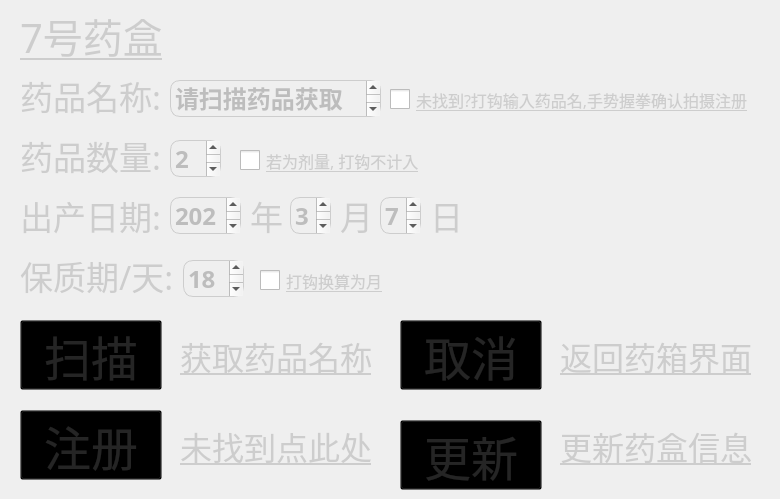
   <widget class="QWidget" name="page_5">
    <property name="styleSheet">
     <string notr="true">QWidget#page_5
{
	background-image: url(:/windows_img/resource_dir/src_img/background_img.png);
}</string>
    </property>
    <widget class="QLabel" name="label_60">
     <property name="geometry">
      <rect>
       <x>20</x>
       <y>60</y>
       <width>161</width>
       <height>71</height>
      </rect>
     </property>
     <property name="font">
      <font>
       <family>礼品卉自由落体</family>
       <pointsize>25</pointsize>
      </font>
     </property>
     <property name="styleSheet">
      <string notr="true">QLabel{
	color: #cdcdcd;
}</string>
     </property>
     <property name="text">
      <string>药品名称:</string>
     </property>
    </widget>
    <widget class="QTextEdit" name="textEdit_30">
     <property name="geometry">
      <rect>
       <x>170</x>
       <y>80</y>
       <width>211</width>
       <height>37</height>
      </rect>
     </property>
     <property name="font">
      <font>
       <family>礼品卉自由落体</family>
       <pointsize>18</pointsize>
       <bold>true</bold>
      </font>
     </property>
     <property name="styleSheet">
      <string notr="true">QTextEdit{
	color: #bdbdbd;
	border: 1px solid #cdcdcd;           /* 设置边框样式 */
                border-radius: 10px;               /* 设置圆角半径 */
	background-color: transparent; /* 背景色透明 */
}</string>
     </property>
     <property name="html">
      <string>&lt;!DOCTYPE HTML PUBLIC &quot;-//W3C//DTD HTML 4.0//EN&quot; &quot;http://www.w3.org/TR/REC-html40/strict.dtd&quot;&gt;
&lt;html&gt;&lt;head&gt;&lt;meta name=&quot;qrichtext&quot; content=&quot;1&quot; /&gt;&lt;meta charset=&quot;utf-8&quot; /&gt;&lt;style type=&quot;text/css&quot;&gt;
p, li { white-space: pre-wrap; }
hr { height: 1px; border-width: 0; }
li.unchecked::marker { content: &quot;\2610&quot;; }
li.checked::marker { content: &quot;\2612&quot;; }
&lt;/style&gt;&lt;/head&gt;&lt;body style=&quot; font-family:'礼品卉自由落体'; font-size:18pt; font-weight:700; font-style:normal;&quot;&gt;
&lt;p style=&quot; margin-top:0px; margin-bottom:0px; margin-left:0px; margin-right:0px; -qt-block-indent:0; text-indent:0px;&quot;&gt;请扫描药品获取&lt;/p&gt;&lt;/body&gt;&lt;/html&gt;</string>
     </property>
    </widget>
    <widget class="QCheckBox" name="checkBox">
     <property name="geometry">
      <rect>
       <x>390</x>
       <y>74</y>
       <width>381</width>
       <height>51</height>
      </rect>
     </property>
     <property name="font">
      <font>
       <family>礼品卉自由落体</family>
       <pointsize>12</pointsize>
       <underline>true</underline>
      </font>
     </property>
     <property name="styleSheet">
      <string notr="true">QCheckBox{
	color: #cdcdcd;
}
QCheckBox::indicator {
                width: 20px;    /* 设置复选框的宽度 */
                height: 20px;   /* 设置复选框的高度 */
}</string>
     </property>
     <property name="text">
      <string>未找到?打钩输入药品名,手势握拳确认拍摄注册</string>
     </property>
    </widget>
    <widget class="QLabel" name="label_61">
     <property name="geometry">
      <rect>
       <x>20</x>
       <y>120</y>
       <width>161</width>
       <height>71</height>
      </rect>
     </property>
     <property name="font">
      <font>
       <family>礼品卉自由落体</family>
       <pointsize>25</pointsize>
      </font>
     </property>
     <property name="styleSheet">
      <string notr="true">QLabel{
	color: #cdcdcd;
}</string>
     </property>
     <property name="text">
      <string>药品数量:</string>
     </property>
    </widget>
    <widget class="QTextEdit" name="textEdit_31">
     <property name="geometry">
      <rect>
       <x>170</x>
       <y>140</y>
       <width>51</width>
       <height>37</height>
      </rect>
     </property>
     <property name="font">
      <font>
       <family>礼品卉自由落体</family>
       <pointsize>18</pointsize>
       <bold>true</bold>
      </font>
     </property>
     <property name="styleSheet">
      <string notr="true">QTextEdit{
	color: #bdbdbd;
	border: 1px solid #cdcdcd;           /* 设置边框样式 */
                border-radius: 10px;               /* 设置圆角半径 */
	background-color: transparent; /* 背景色透明 */
}</string>
     </property>
     <property name="html">
      <string>&lt;!DOCTYPE HTML PUBLIC &quot;-//W3C//DTD HTML 4.0//EN&quot; &quot;http://www.w3.org/TR/REC-html40/strict.dtd&quot;&gt;
&lt;html&gt;&lt;head&gt;&lt;meta name=&quot;qrichtext&quot; content=&quot;1&quot; /&gt;&lt;meta charset=&quot;utf-8&quot; /&gt;&lt;style type=&quot;text/css&quot;&gt;
p, li { white-space: pre-wrap; }
hr { height: 1px; border-width: 0; }
li.unchecked::marker { content: &quot;\2610&quot;; }
li.checked::marker { content: &quot;\2612&quot;; }
&lt;/style&gt;&lt;/head&gt;&lt;body style=&quot; font-family:'礼品卉自由落体'; font-size:18pt; font-weight:700; font-style:normal;&quot;&gt;
&lt;p style=&quot; margin-top:0px; margin-bottom:0px; margin-left:0px; margin-right:0px; -qt-block-indent:0; text-indent:0px;&quot;&gt;20&lt;/p&gt;&lt;/body&gt;&lt;/html&gt;</string>
     </property>
    </widget>
    <widget class="QCheckBox" name="checkBox_2">
     <property name="geometry">
      <rect>
       <x>240</x>
       <y>135</y>
       <width>201</width>
       <height>51</height>
      </rect>
     </property>
     <property name="font">
      <font>
       <family>礼品卉自由落体</family>
       <pointsize>12</pointsize>
       <underline>true</underline>
      </font>
     </property>
     <property name="styleSheet">
      <string notr="true">QCheckBox{
	color: #cdcdcd;
}
QCheckBox::indicator {
                width: 20px;    /* 设置复选框的宽度 */
                height: 20px;   /* 设置复选框的高度 */
}</string>
     </property>
     <property name="text">
      <string>若为剂量, 打钩不计入</string>
     </property>
    </widget>
    <widget class="QLabel" name="label_62">
     <property name="geometry">
      <rect>
       <x>20</x>
       <y>180</y>
       <width>161</width>
       <height>71</height>
      </rect>
     </property>
     <property name="font">
      <font>
       <family>礼品卉自由落体</family>
       <pointsize>25</pointsize>
      </font>
     </property>
     <property name="styleSheet">
      <string notr="true">QLabel{
	color: #cdcdcd;
}</string>
     </property>
     <property name="text">
      <string>出产日期:</string>
     </property>
    </widget>
    <widget class="QTextEdit" name="textEdit_32">
     <property name="geometry">
      <rect>
       <x>170</x>
       <y>197</y>
       <width>71</width>
       <height>37</height>
      </rect>
     </property>
     <property name="font">
      <font>
       <family>礼品卉自由落体</family>
       <pointsize>18</pointsize>
       <bold>true</bold>
      </font>
     </property>
     <property name="styleSheet">
      <string notr="true">QTextEdit{
	color: #bdbdbd;
	border: 1px solid #cdcdcd;           /* 设置边框样式 */
                border-radius: 10px;               /* 设置圆角半径 */
	background-color: transparent; /* 背景色透明 */
}</string>
     </property>
     <property name="html">
      <string>&lt;!DOCTYPE HTML PUBLIC &quot;-//W3C//DTD HTML 4.0//EN&quot; &quot;http://www.w3.org/TR/REC-html40/strict.dtd&quot;&gt;
&lt;html&gt;&lt;head&gt;&lt;meta name=&quot;qrichtext&quot; content=&quot;1&quot; /&gt;&lt;meta charset=&quot;utf-8&quot; /&gt;&lt;style type=&quot;text/css&quot;&gt;
p, li { white-space: pre-wrap; }
hr { height: 1px; border-width: 0; }
li.unchecked::marker { content: &quot;\2610&quot;; }
li.checked::marker { content: &quot;\2612&quot;; }
&lt;/style&gt;&lt;/head&gt;&lt;body style=&quot; font-family:'礼品卉自由落体'; font-size:18pt; font-weight:700; font-style:normal;&quot;&gt;
&lt;p style=&quot; margin-top:0px; margin-bottom:0px; margin-left:0px; margin-right:0px; -qt-block-indent:0; text-indent:0px;&quot;&gt;2024&lt;/p&gt;&lt;/body&gt;&lt;/html&gt;</string>
     </property>
    </widget>
    <widget class="QLabel" name="label_63">
     <property name="geometry">
      <rect>
       <x>250</x>
       <y>195</y>
       <width>41</width>
       <height>41</height>
      </rect>
     </property>
     <property name="font">
      <font>
       <family>礼品卉自由落体</family>
       <pointsize>25</pointsize>
      </font>
     </property>
     <property name="styleSheet">
      <string notr="true">QLabel{
	color: #cdcdcd;
}</string>
     </property>
     <property name="text">
      <string>年</string>
     </property>
    </widget>
    <widget class="QTextEdit" name="textEdit_33">
     <property name="geometry">
      <rect>
       <x>290</x>
       <y>197</y>
       <width>41</width>
       <height>37</height>
      </rect>
     </property>
     <property name="font">
      <font>
       <family>礼品卉自由落体</family>
       <pointsize>18</pointsize>
       <bold>true</bold>
      </font>
     </property>
     <property name="styleSheet">
      <string notr="true">QTextEdit{
	color: #bdbdbd;
	border: 1px solid #cdcdcd;           /* 设置边框样式 */
                border-radius: 10px;               /* 设置圆角半径 */
	background-color: transparent; /* 背景色透明 */
}</string>
     </property>
     <property name="html">
      <string>&lt;!DOCTYPE HTML PUBLIC &quot;-//W3C//DTD HTML 4.0//EN&quot; &quot;http://www.w3.org/TR/REC-html40/strict.dtd&quot;&gt;
&lt;html&gt;&lt;head&gt;&lt;meta name=&quot;qrichtext&quot; content=&quot;1&quot; /&gt;&lt;meta charset=&quot;utf-8&quot; /&gt;&lt;style type=&quot;text/css&quot;&gt;
p, li { white-space: pre-wrap; }
hr { height: 1px; border-width: 0; }
li.unchecked::marker { content: &quot;\2610&quot;; }
li.checked::marker { content: &quot;\2612&quot;; }
&lt;/style&gt;&lt;/head&gt;&lt;body style=&quot; font-family:'礼品卉自由落体'; font-size:18pt; font-weight:700; font-style:normal;&quot;&gt;
&lt;p style=&quot; margin-top:0px; margin-bottom:0px; margin-left:0px; margin-right:0px; -qt-block-indent:0; text-indent:0px;&quot;&gt;3&lt;/p&gt;&lt;/body&gt;&lt;/html&gt;</string>
     </property>
    </widget>
    <widget class="QLabel" name="label_64">
     <property name="geometry">
      <rect>
       <x>340</x>
       <y>195</y>
       <width>41</width>
       <height>41</height>
      </rect>
     </property>
     <property name="font">
      <font>
       <family>礼品卉自由落体</family>
       <pointsize>25</pointsize>
      </font>
     </property>
     <property name="styleSheet">
      <string notr="true">QLabel{
	color: #cdcdcd;
}</string>
     </property>
     <property name="text">
      <string>月</string>
     </property>
    </widget>
    <widget class="QLabel" name="label_65">
     <property name="geometry">
      <rect>
       <x>430</x>
       <y>195</y>
       <width>41</width>
       <height>41</height>
      </rect>
     </property>
     <property name="font">
      <font>
       <family>礼品卉自由落体</family>
       <pointsize>25</pointsize>
      </font>
     </property>
     <property name="styleSheet">
      <string notr="true">QLabel{
	color: #cdcdcd;
}</string>
     </property>
     <property name="text">
      <string>日</string>
     </property>
    </widget>
    <widget class="QTextEdit" name="textEdit_34">
     <property name="geometry">
      <rect>
       <x>380</x>
       <y>197</y>
       <width>41</width>
       <height>37</height>
      </rect>
     </property>
     <property name="font">
      <font>
       <family>礼品卉自由落体</family>
       <pointsize>18</pointsize>
       <bold>true</bold>
      </font>
     </property>
     <property name="styleSheet">
      <string notr="true">QTextEdit{
	color: #bdbdbd;
	border: 1px solid #cdcdcd;           /* 设置边框样式 */
                border-radius: 10px;               /* 设置圆角半径 */
	background-color: transparent; /* 背景色透明 */
}</string>
     </property>
     <property name="html">
      <string>&lt;!DOCTYPE HTML PUBLIC &quot;-//W3C//DTD HTML 4.0//EN&quot; &quot;http://www.w3.org/TR/REC-html40/strict.dtd&quot;&gt;
&lt;html&gt;&lt;head&gt;&lt;meta name=&quot;qrichtext&quot; content=&quot;1&quot; /&gt;&lt;meta charset=&quot;utf-8&quot; /&gt;&lt;style type=&quot;text/css&quot;&gt;
p, li { white-space: pre-wrap; }
hr { height: 1px; border-width: 0; }
li.unchecked::marker { content: &quot;\2610&quot;; }
li.checked::marker { content: &quot;\2612&quot;; }
&lt;/style&gt;&lt;/head&gt;&lt;body style=&quot; font-family:'礼品卉自由落体'; font-size:18pt; font-weight:700; font-style:normal;&quot;&gt;
&lt;p style=&quot; margin-top:0px; margin-bottom:0px; margin-left:0px; margin-right:0px; -qt-block-indent:0; text-indent:0px;&quot;&gt;7&lt;/p&gt;&lt;/body&gt;&lt;/html&gt;</string>
     </property>
    </widget>
    <widget class="QLabel" name="label_66">
     <property name="geometry">
      <rect>
       <x>20</x>
       <y>240</y>
       <width>161</width>
       <height>71</height>
      </rect>
     </property>
     <property name="font">
      <font>
       <family>礼品卉自由落体</family>
       <pointsize>25</pointsize>
      </font>
     </property>
     <property name="styleSheet">
      <string notr="true">QLabel{
	color: #cdcdcd;
}</string>
     </property>
     <property name="text">
      <string>保质期/天:</string>
     </property>
    </widget>
    <widget class="QTextEdit" name="textEdit_35">
     <property name="geometry">
      <rect>
       <x>183</x>
       <y>260</y>
       <width>61</width>
       <height>37</height>
      </rect>
     </property>
     <property name="font">
      <font>
       <family>礼品卉自由落体</family>
       <pointsize>18</pointsize>
       <bold>true</bold>
      </font>
     </property>
     <property name="styleSheet">
      <string notr="true">QTextEdit{
	color: #bdbdbd;
	border: 1px solid #cdcdcd;           /* 设置边框样式 */
                border-radius: 10px;               /* 设置圆角半径 */
	background-color: transparent; /* 背景色透明 */
}</string>
     </property>
     <property name="html">
      <string>&lt;!DOCTYPE HTML PUBLIC &quot;-//W3C//DTD HTML 4.0//EN&quot; &quot;http://www.w3.org/TR/REC-html40/strict.dtd&quot;&gt;
&lt;html&gt;&lt;head&gt;&lt;meta name=&quot;qrichtext&quot; content=&quot;1&quot; /&gt;&lt;meta charset=&quot;utf-8&quot; /&gt;&lt;style type=&quot;text/css&quot;&gt;
p, li { white-space: pre-wrap; }
hr { height: 1px; border-width: 0; }
li.unchecked::marker { content: &quot;\2610&quot;; }
li.checked::marker { content: &quot;\2612&quot;; }
&lt;/style&gt;&lt;/head&gt;&lt;body style=&quot; font-family:'礼品卉自由落体'; font-size:18pt; font-weight:700; font-style:normal;&quot;&gt;
&lt;p style=&quot; margin-top:0px; margin-bottom:0px; margin-left:0px; margin-right:0px; -qt-block-indent:0; text-indent:0px;&quot;&gt;180&lt;/p&gt;&lt;/body&gt;&lt;/html&gt;</string>
     </property>
    </widget>
    <widget class="QCheckBox" name="checkBox_3">
     <property name="geometry">
      <rect>
       <x>260</x>
       <y>255</y>
       <width>201</width>
       <height>51</height>
      </rect>
     </property>
     <property name="font">
      <font>
       <family>礼品卉自由落体</family>
       <pointsize>12</pointsize>
       <underline>true</underline>
      </font>
     </property>
     <property name="styleSheet">
      <string notr="true">QCheckBox{
	color: #cdcdcd;
}
QCheckBox::indicator {
                width: 20px;    /* 设置复选框的宽度 */
                height: 20px;   /* 设置复选框的高度 */
}</string>
     </property>
     <property name="text">
      <string>打钩换算为月</string>
     </property>
    </widget>
    <widget class="QLabel" name="label_67">
     <property name="geometry">
      <rect>
       <x>20</x>
       <y>0</y>
       <width>161</width>
       <height>71</height>
      </rect>
     </property>
     <property name="font">
      <font>
       <family>礼品卉自由落体</family>
       <pointsize>30</pointsize>
       <italic>false</italic>
       <bold>false</bold>
       <underline>true</underline>
      </font>
     </property>
     <property name="styleSheet">
      <string notr="true">QLabel{
	color: #cdcdcd;
}</string>
     </property>
     <property name="text">
      <string>7号药盒</string>
     </property>
    </widget>
    <widget class="QPushButton" name="pushButton_20">
     <property name="geometry">
      <rect>
       <x>20</x>
       <y>320</y>
       <width>142</width>
       <height>70</height>
      </rect>
     </property>
     <property name="font">
      <font>
       <family>礼品卉自由落体</family>
       <pointsize>35</pointsize>
       <bold>false</bold>
      </font>
     </property>
     <property name="styleSheet">
      <string notr="true">QPushButton{
	color: #252525;
	background-image: url(:/windows_img/resource_dir/src_img/face_button.png);
	background-color: transparent; /* 背景色透明 */
	background-repeat: no-repeat; /* 禁止图片重复填充 */
                background-position: center;   /* 图片居中显示 */
}
QPushButton:hover{
	
	background-image: url(:/windows_img/resource_dir/src_img/face_float.png);
	
}</string>
     </property>
     <property name="text">
      <string>扫描</string>
     </property>
    </widget>
    <widget class="QPushButton" name="pushButton_21">
     <property name="geometry">
      <rect>
       <x>20</x>
       <y>410</y>
       <width>142</width>
       <height>70</height>
      </rect>
     </property>
     <property name="font">
      <font>
       <family>礼品卉自由落体</family>
       <pointsize>35</pointsize>
       <bold>false</bold>
      </font>
     </property>
     <property name="styleSheet">
      <string notr="true">QPushButton{
	color: #252525;
	background-image: url(:/windows_img/resource_dir/src_img/face_button.png);
	background-color: transparent; /* 背景色透明 */
	background-repeat: no-repeat; /* 禁止图片重复填充 */
                background-position: center;   /* 图片居中显示 */
}
QPushButton:hover{
	
	background-image: url(:/windows_img/resource_dir/src_img/face_float.png);
	
}</string>
     </property>
     <property name="text">
      <string>注册</string>
     </property>
    </widget>
    <widget class="QLabel" name="label_68">
     <property name="geometry">
      <rect>
       <x>180</x>
       <y>320</y>
       <width>191</width>
       <height>71</height>
      </rect>
     </property>
     <property name="font">
      <font>
       <family>礼品卉自由落体</family>
       <pointsize>24</pointsize>
       <italic>false</italic>
       <bold>false</bold>
       <underline>true</underline>
      </font>
     </property>
     <property name="styleSheet">
      <string notr="true">QLabel{
	color: #cdcdcd;
}</string>
     </property>
     <property name="text">
      <string>获取药品名称</string>
     </property>
    </widget>
    <widget class="QLabel" name="label_69">
     <property name="geometry">
      <rect>
       <x>180</x>
       <y>410</y>
       <width>191</width>
       <height>71</height>
      </rect>
     </property>
     <property name="font">
      <font>
       <family>礼品卉自由落体</family>
       <pointsize>24</pointsize>
       <italic>false</italic>
       <bold>false</bold>
       <underline>true</underline>
      </font>
     </property>
     <property name="styleSheet">
      <string notr="true">QLabel{
	color: #cdcdcd;
}</string>
     </property>
     <property name="text">
      <string>未找到点此处</string>
     </property>
    </widget>
    <widget class="QPushButton" name="pushButton_22">
     <property name="geometry">
      <rect>
       <x>400</x>
       <y>320</y>
       <width>142</width>
       <height>70</height>
      </rect>
     </property>
     <property name="font">
      <font>
       <family>礼品卉自由落体</family>
       <pointsize>35</pointsize>
       <bold>false</bold>
      </font>
     </property>
     <property name="styleSheet">
      <string notr="true">QPushButton{
	color: #252525;
	background-image: url(:/windows_img/resource_dir/src_img/face_button.png);
	background-color: transparent; /* 背景色透明 */
	background-repeat: no-repeat; /* 禁止图片重复填充 */
                background-position: center;   /* 图片居中显示 */
}
QPushButton:hover{
	
	background-image: url(:/windows_img/resource_dir/src_img/face_float.png);
	
}</string>
     </property>
     <property name="text">
      <string>取消</string>
     </property>
    </widget>
    <widget class="QLabel" name="label_70">
     <property name="geometry">
      <rect>
       <x>560</x>
       <y>320</y>
       <width>191</width>
       <height>71</height>
      </rect>
     </property>
     <property name="font">
      <font>
       <family>礼品卉自由落体</family>
       <pointsize>24</pointsize>
       <italic>false</italic>
       <bold>false</bold>
       <underline>true</underline>
      </font>
     </property>
     <property name="styleSheet">
      <string notr="true">QLabel{
	color: #cdcdcd;
}</string>
     </property>
     <property name="text">
      <string>返回药箱界面</string>
     </property>
    </widget>
    <widget class="QPushButton" name="pushButton_23">
     <property name="geometry">
      <rect>
       <x>400</x>
       <y>420</y>
       <width>142</width>
       <height>70</height>
      </rect>
     </property>
     <property name="font">
      <font>
       <family>礼品卉自由落体</family>
       <pointsize>35</pointsize>
       <bold>false</bold>
      </font>
     </property>
     <property name="styleSheet">
      <string notr="true">QPushButton{
	color: #252525;
	background-image: url(:/windows_img/resource_dir/src_img/face_button.png);
	background-color: transparent; /* 背景色透明 */
	background-repeat: no-repeat; /* 禁止图片重复填充 */
                background-position: center;   /* 图片居中显示 */
}
QPushButton:hover{
	
	background-image: url(:/windows_img/resource_dir/src_img/face_float.png);
	
}</string>
     </property>
     <property name="text">
      <string>更新</string>
     </property>
    </widget>
    <widget class="QLabel" name="label_71">
     <property name="geometry">
      <rect>
       <x>560</x>
       <y>410</y>
       <width>191</width>
       <height>71</height>
      </rect>
     </property>
     <property name="font">
      <font>
       <family>礼品卉自由落体</family>
       <pointsize>24</pointsize>
       <italic>false</italic>
       <bold>false</bold>
       <underline>true</underline>
      </font>
     </property>
     <property name="styleSheet">
      <string notr="true">QLabel{
	color: #cdcdcd;
}</string>
     </property>
     <property name="text">
      <string>更新药盒信息</string>
     </property>
    </widget>
   </widget>
